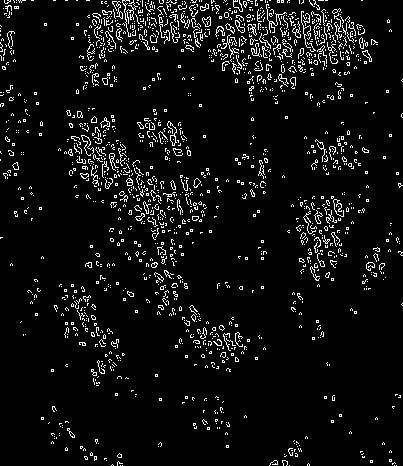
#> input picture TA PCD uang idr/100k.jpg, 403 x 466 px
$ jupyter execute Untitled4.ipynb
#> lines starting #> are read from the running program, lines starting #| are printed output that depends on the picture; long printed decimals are rounded
[cell 1]
# import libary

import cv2
import numpy as np
import matplotlib.pyplot as plt
import matplotlib.image as mpimg

[cell 2]
# menampilkan Gambar Asli

uang = cv2.imread('100k.jpg')
#> uang is the input picture: shape (466, 403, 3); min 0, max 255, mean 15.5
plt.imshow(cv2.cvtColor(uang, cv2.COLOR_BGR2RGB))
cv2.imwrite('100k.jpg', uang)
#> Out = True

[cell 3]
# menampilkan gambar ke grayscale

uang_gray = cv2.imread('100k.jpg')
#> uang_gray: shape (466, 403, 3); min 0, max 255, mean 15.6
plt.imshow(cv2.cvtColor(uang_gray, cv2.IMREAD_GRAYSCALE))
cv2.imwrite('100k.jpg', uang)
#> Out = True

[cell 4]
# mengubah citra ke biner

uang_gray = cv2.imread('100k.jpg')
ret,biner = cv2.threshold(uang_gray,150,255,cv2.THRESH_BINARY)
#> biner: shape (466, 403, 3); 6% white in thin lines or dots
cv2.imwrite('100k.jpg', biner)
#> Out = True

[cell 5]
# menampilkan original image  dan satunya di beri canny

uang_tresh_hi = cv2.imread('100k.jpg',0)
#> uang_tresh_hi: shape (466, 403); min 0, max 255, mean 15.5
edges = cv2.Canny(uang,100,200)
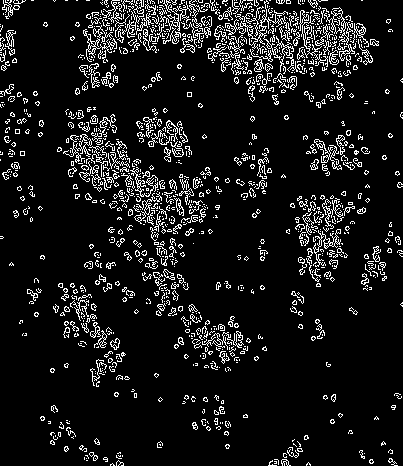
#> edges: shape (466, 403); 9.6% white in thin lines or dots

plt.subplot(121),plt.imshow(uang,cmap = 'gray')
plt.title('Original Image'), plt.xticks([]), plt.yticks([])
plt.subplot(122),plt.imshow(edges,cmap = 'gray')
plt.title('Canny Image'), plt.xticks([]), plt.yticks([])

plt.show()
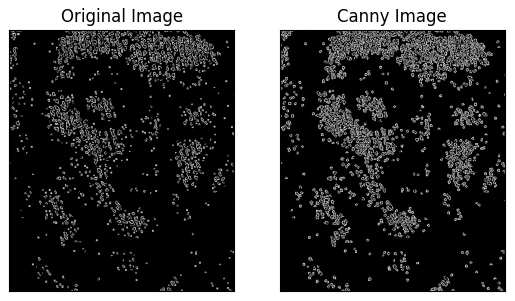
#> figure drawn by matplotlib, 2 panels

[cell 6]
# menampilkan 1 gambar dengan metode canny

uang_canny = cv2.Canny(biner, threshold1=90, threshold2=110)
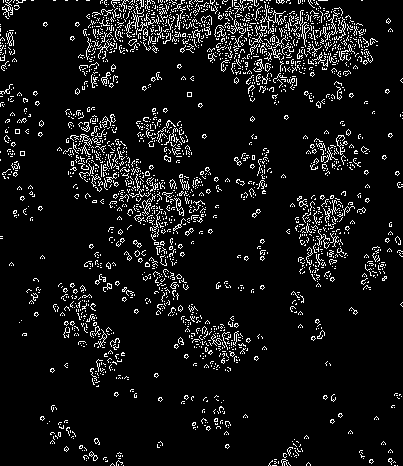
#> uang_canny: shape (466, 403); 7.7% white in thin lines or dots
plt.imshow(cv2.cvtColor(uang_canny, cv2.COLOR_GRAY2RGB))
cv2.imwrite('100k.jpg', uang_canny)
#> Out = True

[cell 7]
# menkonversi citra ke nilai array

uang_canny[:,1]
#> Out = 466 values, max 255 at index 38, min 0 at index 0, mean 8.76

[cell 8]
# menampilkan citra ke dalam bentuk diagram

histogram1=uang_canny[...,0].flatten()
#> histogram1 = 466 values, max 255 at index 24, min 0 at index 0, mean 19.15
histogram_uang1 = plt.hist(histogram1,256)
plt.show()
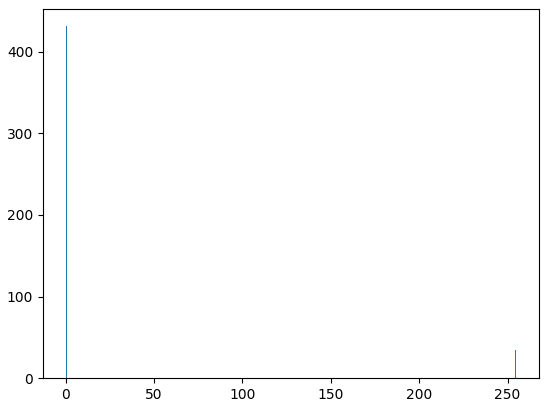
#> figure drawn by matplotlib, 1 panel; tallest bar 431 high, from x = 0 to 0.996

[cell 9]
# menampilkan array dari histogram di atas

histogram_uang1[1]
#> Out = 257 values from 0 to 255

[cell 10]
# menampilkan citra ke dalam bentuk diagram dan diberi batasan 256

histogram2=uang_canny[...,1].flatten()
#> histogram2 = 466 values, max 255 at index 38, min 0 at index 0, mean 8.76
histogram_uang2 = plt.hist(histogram2,256)
plt.show()
#> figure, not shown here; tallest bar 450 high, from x = 0 to 0.996

[cell 11]
# menampilkan array dari histogram di atas

histogram_uang2[1]
#> Out = 257 values from 0 to 255

[cell 12]
watermark_no = 0
watermark_yes = 0
for index,value in enumerate(histogram_uang1[1]):
    if (value >= 0 and value <= 127.5) and (histogram_uang2[1][index] >= 0 and histogram_uang2[1][index] <= 127):
        watermark_no += 1

    if (value >= 128 and value <= 256) and (histogram_uang2[1][index] >= 128 and histogram_uang2[1][index] <= 256):
        watermark_yes += 1
#> this loop made 257 passes
#> value on passes 1 to 12: 0, 0.996, 1.99, 2.99, 3.98, 4.98, 5.98, 6.97, 7.97, 8.96, 9.96, 10.96
#> after the loop, watermark_no = 128; watermark_yes = 128
watermark_no = watermark_no/histogram_uang1[1].shape[0]*100
#> watermark_no = 49.81
print(watermark_no)
#| 49.805
print(watermark_yes)
#| 128
